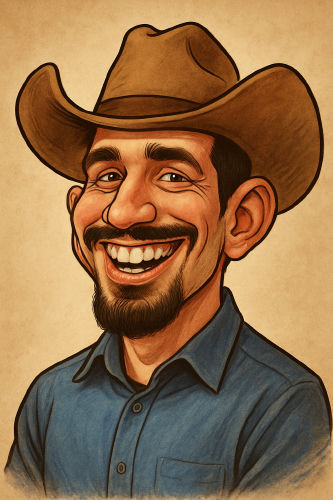
#> input picture assets/png/Cool_Dude.png, 333 x 500 px
$ python convert_mjpeg_to_tiles.py assets/png/Cool_Dude.png out.png 100 100 5 100
#> lines starting #> are read from the running program, lines starting #| are printed output that depends on the picture
#!/usr/bin/env python3
"""
Convert MJPEG video to tile-based format with dirty tile encoding.
Only sends 16×16 RGB565 tiles that changed between frames.
Uses RLE compression for tile data.

Format:
- Header: "TILE" magic, version (u16), frame_count (u16)
- Frame offsets table: u32[frame_count]
- Per frame:
  - num_tiles (u16): number of changed tiles
  - For each tile:
    - tile_x (u8): tile X coordinate (0-22 for 368 width)
    - tile_y (u8): tile Y coordinate (0-27 for 448 height)
    - tile_data_len (u16): compressed tile data length
    - tile_data (bytes): RLE-compressed 16×16 RGB565 tile (512 bytes uncompressed)

Tile size: 16×16 pixels × 2 bytes (RGB565) = 512 bytes per tile
Frame size: 368×448 = 23×28 tiles
"""

import struct
import sys
from PIL import Image
import io

TILE_SIZE = 32  # Default: 32×32 tiles (can be overridden via command line)
MAGIC = b"TILE"
VERSION = 1


def simple_rle_encode(data: bytes) -> bytes:
    """Simple RLE compression for tile data."""
    if len(data) == 0:
        return b""

    result = bytearray()
    i = 0
    while i < len(data):
        # Count consecutive identical bytes
        value = data[i]
        count = 1
        while i + count < len(data) and data[i + count] == value and count < 255:
            count += 1

        if count >= 3:  # RLE encode if 3+ repeats
            result.extend([0xFF, value, count])
            i += count
        else:  # Literal run
            # Find next RLE opportunity or end
            literal_start = i
            literal_count = 0
            while i + literal_count < len(data) and literal_count < 255:
                if i + literal_count + 2 < len(data):
                    if data[i + literal_count] == data[i + literal_count + 1] == data[i + literal_count + 2]:
                        break  # Found RLE opportunity
                literal_count += 1

            result.extend([0xFE, literal_count])
            result.extend(data[literal_start:literal_start + literal_count])
            i += literal_count

    return bytes(result)


# [40 lines left out: function simple_rle_decode, not called in this run]


def rgb888_to_rgb565(r: int, g: int, b: int) -> int:
    """Convert RGB888 to RGB565 (big-endian format)."""
    return ((r & 0xF8) << 8) | ((g & 0xFC) << 3) | (b >> 3)


def extract_frame_jpeg(mjpeg_data: bytes, frame_num: int, frame_offsets: list) -> bytes:
    """Extract a single JPEG frame from MJPEG data."""
    if frame_num >= len(frame_offsets):
        return None

    frame_start = frame_offsets[frame_num]
    frame_end = frame_offsets[frame_num + 1] if frame_num + 1 < len(frame_offsets) else len(mjpeg_data)

    return mjpeg_data[frame_start:frame_end]


def decode_jpeg_frame(jpeg_data: bytes) -> Image.Image:
    """Decode JPEG frame to PIL Image."""
    return Image.open(io.BytesIO(jpeg_data))


def get_tile_rgb565(image: Image.Image, tile_x: int, tile_y: int, width: int, height: int) -> bytes:
    """Extract TILE_SIZE×TILE_SIZE tile as RGB565 big-endian bytes."""
    tile_bytes = TILE_SIZE * TILE_SIZE * 2  # TILE_SIZE×TILE_SIZE×2 bytes
    tile = bytearray(tile_bytes)

    x_start = tile_x * TILE_SIZE
    y_start = tile_y * TILE_SIZE

    for y in range(TILE_SIZE):
        for x in range(TILE_SIZE):
            px_x = x_start + x
            px_y = y_start + y

            if px_x < width and px_y < height:
                pixel = image.getpixel((px_x, px_y))
                if isinstance(pixel, int):  # Grayscale
                    r = g = b = pixel
                else:  # RGB/RGBA
                    r, g, b = pixel[0], pixel[1], pixel[2]
            else:
                r = g = b = 0  # Padding

            rgb565 = rgb888_to_rgb565(r, g, b)
            # Big-endian (MSB first)
            idx = (y * TILE_SIZE + x) * 2
            tile[idx] = (rgb565 >> 8) & 0xFF
            tile[idx + 1] = rgb565 & 0xFF

    return bytes(tile)


def tiles_differ(tile1: bytes, tile2: bytes) -> bool:
    """Check if two tiles differ."""
    return tile1 != tile2


def convert_mjpeg_to_tiles(input_mjpeg: bytes, output_file: str, width: int, height: int, max_frames: int = None):
    """Convert MJPEG to tile-based format."""
#> called with output_file = 'out.png', width = 100, height = 100, max_frames = 5
    # Find frame offsets
    frame_offsets = []
    i = 0
    while i < len(input_mjpeg) - 1:
        if input_mjpeg[i] == 0xFF and input_mjpeg[i + 1] == 0xD8:
            frame_offsets.append(i)
            # Limit to max_frames if specified
            if max_frames is not None and len(frame_offsets) >= max_frames:
                break
            j = i + 2
            while j < len(input_mjpeg) - 1:
                if input_mjpeg[j] == 0xFF and input_mjpeg[j + 1] == 0xD9:
                    i = j + 2
                    break
                j += 1
            if j >= len(input_mjpeg) - 1:
                break
        else:
            i += 1

    num_frames = len(frame_offsets)
    if max_frames is not None:
        print(f"Found {num_frames} frames in MJPEG file (limited to {max_frames})")
    else:
        print(f"Found {num_frames} frames in MJPEG file")
    print(f"Frame size: {width}×{height}, Tiles: {width//TILE_SIZE}×{height//TILE_SIZE}")

    tiles_x = (width + TILE_SIZE - 1) // TILE_SIZE
    tiles_y = (height + TILE_SIZE - 1) // TILE_SIZE

    with open(output_file, 'wb') as f:
        # Write header
        f.write(MAGIC)
        f.write(struct.pack('<H', VERSION))  # version
        f.write(struct.pack('<H', num_frames))  # frame_count

        # Reserve space for frame offsets (will fill later)
        frame_offset_pos = f.tell()
        f.write(struct.pack(f'<{num_frames}I', *([0] * num_frames)))  # placeholder

        # Previous frame tiles for comparison
        prev_tiles = {}  # (tile_x, tile_y) -> tile_data

        frame_offset_table = []

        for frame_idx in range(num_frames):
            frame_offset_table.append(f.tell())

            print(f"Processing frame {frame_idx + 1}/{num_frames}...", end='\r')

            # Extract and decode JPEG frame
            jpeg_data = extract_frame_jpeg(input_mjpeg, frame_idx, frame_offsets)
            if jpeg_data is None:
                break

            try:
                img = decode_jpeg_frame(jpeg_data)
#> in decode_jpeg_frame, returned value is the input picture: PIL image 333x500 RGB; mean R, G, B 146.7, 110.7, 73.6
                # MJPEG should already be correct size (scaled/cropped during conversion)
                # Only resize if significantly different (handles minor rounding issues)
                if abs(img.size[0] - width) > 2 or abs(img.size[1] - height) > 2:
                    # Crop/scale to exact size if needed (avoid black bars)
                    if img.size[0] != width or img.size[1] != height:
                        # Use thumbnail for better quality when downscaling, or crop if upscaling
                        img.thumbnail((width, height), Image.LANCZOS)
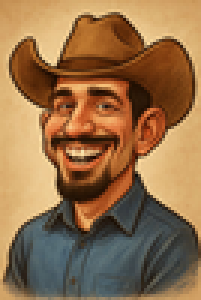
#> img: PIL image 67x100 RGB (shown 3 times larger); mean R, G, B 146.8, 110.8, 73.7
                        # If still not exact, create new image and paste (centered crop)
                        if img.size != (width, height):
                            new_img = Image.new('RGB', (width, height), (0, 0, 0))
#> new_img: PIL image 100x100 RGB; every value is 0
                            paste_x = (width - img.size[0]) // 2
#> paste_x = 16
                            paste_y = (height - img.size[1]) // 2
#> paste_y = 0
                            new_img.paste(img, (paste_x, paste_y))
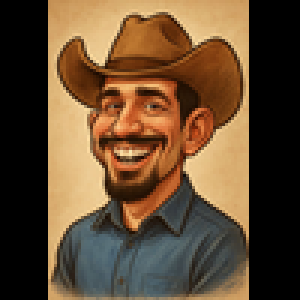
#> new_img: PIL image 100x100 RGB (shown 3 times larger); mean R, G, B 98.4, 74.2, 49.4
                            img = new_img
            except Exception as e:
                print(f"\nError decoding frame {frame_idx}: {e}")
                # Write empty frame (0 tiles)
                f.write(struct.pack('<H', 0))
                continue

            # Find changed tiles
            changed_tiles = []
            current_tiles = {}

            for ty in range(tiles_y):
                for tx in range(tiles_x):
                    tile_data = get_tile_rgb565(img, tx, ty, width, height)
                    current_tiles[(tx, ty)] = tile_data

                    # First frame: encode all tiles. Subsequent frames: only changed tiles
                    prev_tile = prev_tiles.get((tx, ty)) if frame_idx > 0 else None
                    if frame_idx == 0 or prev_tile is None or tiles_differ(tile_data, prev_tile):
                        # Tile changed or first frame, compress it
                        compressed = simple_rle_encode(tile_data)
                        changed_tiles.append((tx, ty, compressed))
#> after the loop, changed_tiles = 1 item; current_tiles = 1 item

            # Update previous frame tiles for next frame comparison
            prev_tiles = current_tiles
#> prev_tiles = 1 item

            # Write frame: num_tiles (u16), then tile data
            f.write(struct.pack('<H', len(changed_tiles)))

            for tx, ty, compressed_data in changed_tiles:
                f.write(struct.pack('<BB', tx, ty))  # tile coordinates
                f.write(struct.pack('<H', len(compressed_data)))  # compressed size
                f.write(compressed_data)  # tile data
#> this loop made 1 pass
#> (tx, ty) on pass 1: (0, 0)

            if (frame_idx + 1) % 10 == 0 or frame_idx == num_frames - 1:
                avg_tiles = sum(len(prev_tiles) for _ in range(frame_idx + 1)) / (frame_idx + 1)
                print(f"\nFrame {frame_idx + 1}: {len(changed_tiles)}/{tiles_x * tiles_y} tiles changed")

        # Write frame offsets table
        f.seek(frame_offset_pos)
        f.write(struct.pack(f'<{len(frame_offset_table)}I', *frame_offset_table))

        print(f"\nConverted {num_frames} frames to tile format")
        print(f"Output file: {output_file}")
        print(f"File size: {f.tell()} bytes")


if __name__ == '__main__':
    if len(sys.argv) < 4:
        print(f"Usage: {sys.argv[0]} <input.mjpeg> <output.tiles> <width> <height> [max_frames] [tile_size]")
        print(f"Example: {sys.argv[0]} video.mjpeg video.tiles 368 448 20 32")
        sys.exit(1)

    input_file = sys.argv[1]
    output_file = sys.argv[2]
    width = int(sys.argv[3])
    height = int(sys.argv[4])
    max_frames = int(sys.argv[5]) if len(sys.argv) > 5 else None
    tile_size_arg = int(sys.argv[6]) if len(sys.argv) > 6 else None

    # Update global TILE_SIZE if provided
    if tile_size_arg:
        TILE_SIZE = tile_size_arg
    print(f"Using tile size: {TILE_SIZE}×{TILE_SIZE}")

    with open(input_file, 'rb') as f:
        mjpeg_data = f.read()

    convert_mjpeg_to_tiles(mjpeg_data, output_file, width, height, max_frames)
